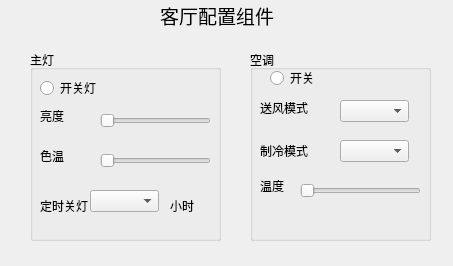
<?xml version="1.0" encoding="UTF-8"?>
<ui version="4.0">
 <class>Form</class>
 <widget class="QWidget" name="Form">
  <property name="geometry">
   <rect>
    <x>0</x>
    <y>0</y>
    <width>453</width>
    <height>266</height>
   </rect>
  </property>
  <property name="windowTitle">
   <string>Form</string>
  </property>
  <widget class="QGroupBox" name="groupBox">
   <property name="geometry">
    <rect>
     <x>30</x>
     <y>50</y>
     <width>191</width>
     <height>191</height>
    </rect>
   </property>
   <property name="title">
    <string>主灯</string>
   </property>
   <widget class="QRadioButton" name="radioButton">
    <property name="geometry">
     <rect>
      <x>10</x>
      <y>30</y>
      <width>89</width>
      <height>16</height>
     </rect>
    </property>
    <property name="text">
     <string>开关灯</string>
    </property>
   </widget>
   <widget class="QSlider" name="horizontalSlider">
    <property name="geometry">
     <rect>
      <x>70</x>
      <y>60</y>
      <width>111</width>
      <height>22</height>
     </rect>
    </property>
    <property name="orientation">
     <enum>Qt::Horizontal</enum>
    </property>
   </widget>
   <widget class="QLabel" name="label_2">
    <property name="geometry">
     <rect>
      <x>10</x>
      <y>60</y>
      <width>54</width>
      <height>12</height>
     </rect>
    </property>
    <property name="text">
     <string>亮度</string>
    </property>
   </widget>
   <widget class="QLabel" name="label_3">
    <property name="geometry">
     <rect>
      <x>10</x>
      <y>100</y>
      <width>54</width>
      <height>12</height>
     </rect>
    </property>
    <property name="text">
     <string>色温</string>
    </property>
   </widget>
   <widget class="QSlider" name="horizontalSlider_2">
    <property name="geometry">
     <rect>
      <x>70</x>
      <y>100</y>
      <width>111</width>
      <height>22</height>
     </rect>
    </property>
    <property name="orientation">
     <enum>Qt::Horizontal</enum>
    </property>
   </widget>
   <widget class="QLabel" name="label_4">
    <property name="geometry">
     <rect>
      <x>10</x>
      <y>150</y>
      <width>54</width>
      <height>12</height>
     </rect>
    </property>
    <property name="text">
     <string>定时关灯</string>
    </property>
   </widget>
   <widget class="QLabel" name="label_5">
    <property name="geometry">
     <rect>
      <x>140</x>
      <y>150</y>
      <width>54</width>
      <height>12</height>
     </rect>
    </property>
    <property name="text">
     <string>小时</string>
    </property>
   </widget>
   <widget class="QComboBox" name="comboBox">
    <property name="geometry">
     <rect>
      <x>60</x>
      <y>140</y>
      <width>69</width>
      <height>22</height>
     </rect>
    </property>
   </widget>
  </widget>
  <widget class="QLabel" name="label">
   <property name="geometry">
    <rect>
     <x>160</x>
     <y>0</y>
     <width>141</width>
     <height>31</height>
    </rect>
   </property>
   <property name="font">
    <font>
     <family>隶书</family>
     <pointsize>14</pointsize>
    </font>
   </property>
   <property name="text">
    <string>客厅配置组件</string>
   </property>
  </widget>
  <widget class="QGroupBox" name="groupBox_2">
   <property name="geometry">
    <rect>
     <x>250</x>
     <y>50</y>
     <width>181</width>
     <height>191</height>
    </rect>
   </property>
   <property name="title">
    <string>空调</string>
   </property>
   <widget class="QRadioButton" name="radioButton_2">
    <property name="geometry">
     <rect>
      <x>20</x>
      <y>20</y>
      <width>89</width>
      <height>16</height>
     </rect>
    </property>
    <property name="text">
     <string>开关</string>
    </property>
   </widget>
   <widget class="QComboBox" name="comboBox_2">
    <property name="geometry">
     <rect>
      <x>90</x>
      <y>50</y>
      <width>69</width>
      <height>22</height>
     </rect>
    </property>
   </widget>
   <widget class="QLabel" name="label_6">
    <property name="geometry">
     <rect>
      <x>10</x>
      <y>50</y>
      <width>54</width>
      <height>16</height>
     </rect>
    </property>
    <property name="text">
     <string>送风模式</string>
    </property>
   </widget>
   <widget class="QLabel" name="label_7">
    <property name="geometry">
     <rect>
      <x>10</x>
      <y>90</y>
      <width>54</width>
      <height>21</height>
     </rect>
    </property>
    <property name="text">
     <string>制冷模式</string>
    </property>
   </widget>
   <widget class="QComboBox" name="comboBox_3">
    <property name="geometry">
     <rect>
      <x>90</x>
      <y>90</y>
      <width>69</width>
      <height>22</height>
     </rect>
    </property>
   </widget>
   <widget class="QLabel" name="label_8">
    <property name="geometry">
     <rect>
      <x>10</x>
      <y>130</y>
      <width>54</width>
      <height>12</height>
     </rect>
    </property>
    <property name="text">
     <string>温度</string>
    </property>
   </widget>
   <widget class="QSlider" name="horizontalSlider_3">
    <property name="geometry">
     <rect>
      <x>50</x>
      <y>130</y>
      <width>121</width>
      <height>22</height>
     </rect>
    </property>
    <property name="orientation">
     <enum>Qt::Horizontal</enum>
    </property>
   </widget>
  </widget>
 </widget>
 <resources/>
 <connections/>
</ui>
